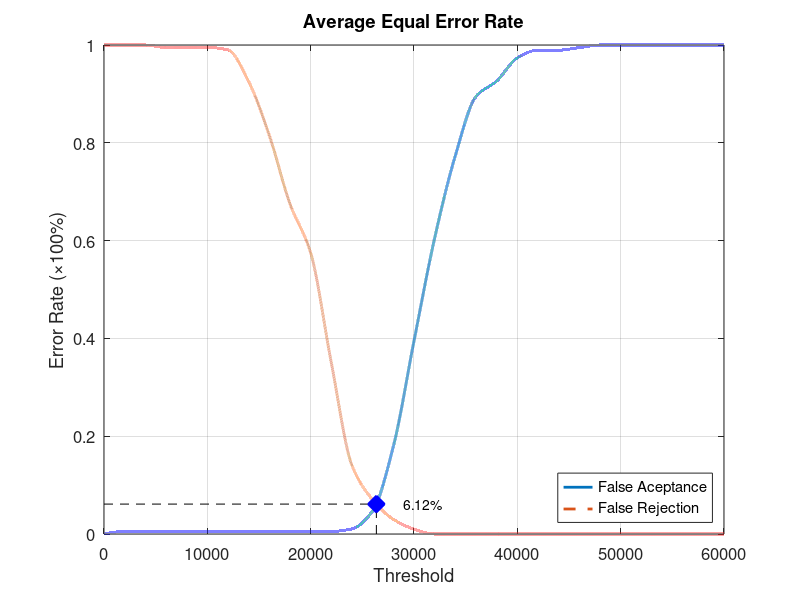
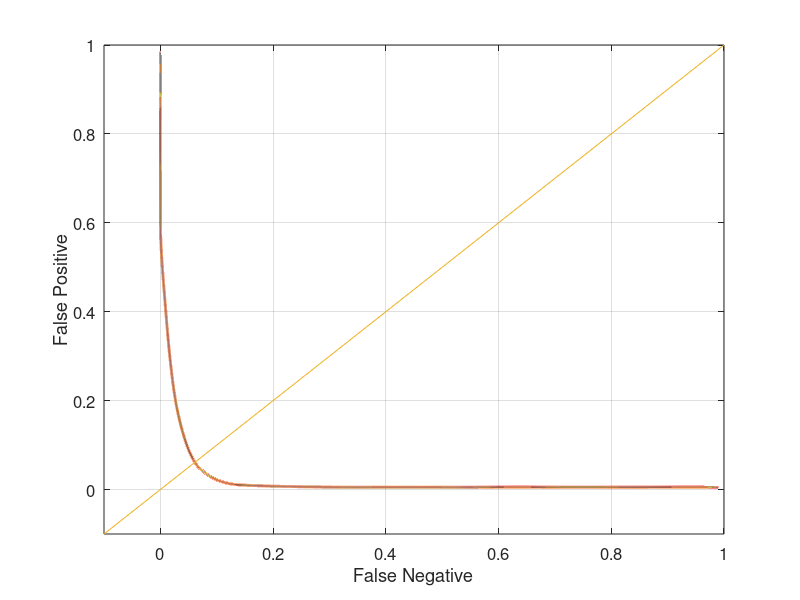

MATLAB code for these plots, in order:
function yEER = Database2_1
close all;
clear;
clc;
x = 0:2000:60000;
xq = 0:0.5:60000;

y0 = [0 0.00526316 0.00526316 0.00526316 0.00526316 0.00526316 0.00526316 0.00526316 0.00526316 0.00526316 0.00526316 0.00526316 0.0105263 0.0473684 0.178947 0.394737 0.605263 0.773684 0.894737 0.926316 0.973684 0.989474 0.989474 0.994737 1 1 1 1 1 1 1];
yy0 = interp1(x, y0, xq, 'pchip');
y1 = [1 1 1 0.995 0.995 0.995 0.99 0.925 0.815 0.675 0.575 0.35 0.14 0.07 0.03 0.01 0 0 0 0 0 0 0 0 0 0 0 0 0 0 0];
yy1 = interp1(x, y1, xq, 'pchip');

% Calculating EER: 
y2 = abs(y0 - y1);
find(y2 == min(y2))
yy2 = abs(yy0 - yy1);
xEER = find(yy2 == min(yy2));
xEERIndex = xq(xEER) % X-axis EER
yEER = yy0(xEER) % Y-axis EER

main = figure
plot(xq, yy0,'-','LineWidth', 2);	hold on
plot(xq, yy1,'--','LineWidth', 2);	hold on
plot([xEERIndex xEERIndex], [0 yEER], 'k--');	hold on
plot([0 xEERIndex], [yEER yEER], 'k--');	hold on
plot(xEERIndex, yEER, 'bx', 'LineWidth', 10);	hold on
text(xEERIndex + 10 * xEERIndex / 100, yEER, [num2str(round((10000 * yEER)) / 100) '%'])
legend('False Aceptance', 'False Rejection', 'Location', 'SouthEast')
xlabel('Threshold')
ylabel('Error Rate (\times100%)')
title('Average Equal Error Rate')
set(gca, 'FontSize', 12)
axis([0 60000 0 1])
grid on

print(main, 'Database2_1Main', '-dpng');
FNRxFPR = figure('Color', [1 1 1]);
plot(yy1, yy0, '-', yy1, yy0, 'LineWidth', 2);
hold on
y = -0.1:0.1:1
plot(y, y); 
set(gca, 'FontSize', 12)
xlabel('False Negative')
ylabel('False Positive')
axis([-0.1 1 -0.1 1])
set(gca, 'FontSize', 12)
grid on

print(FNRxFPR, 'Database2_1FNRxFPR','-dpng');
end
